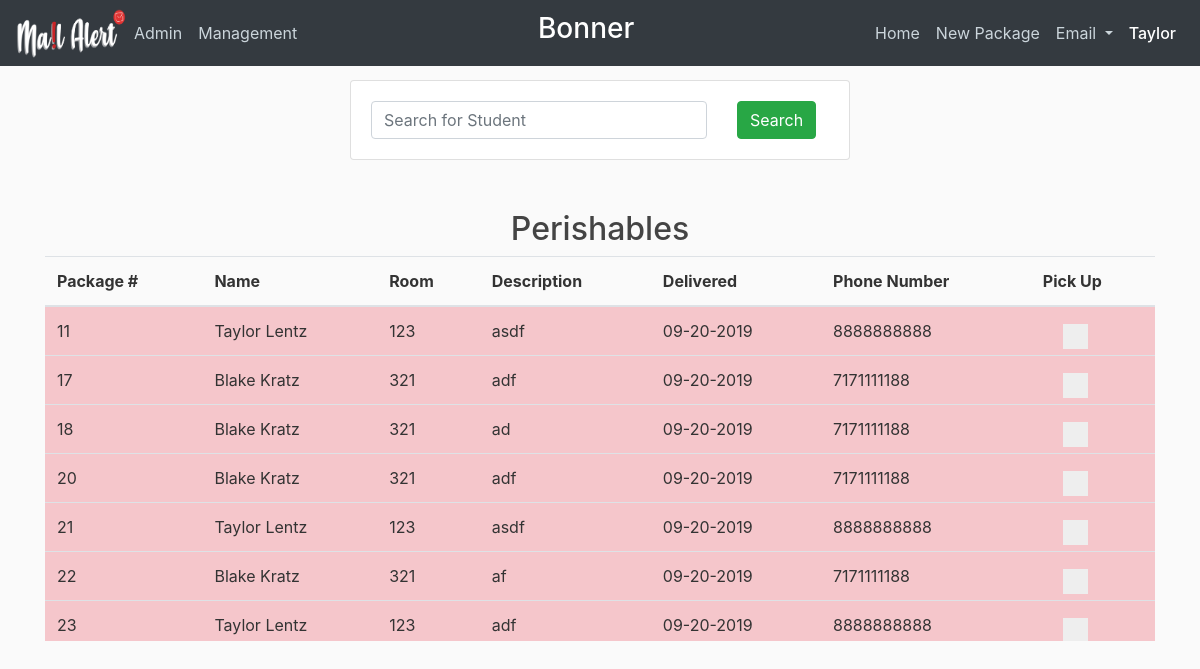
Before: /home (signed in) with the older database file.
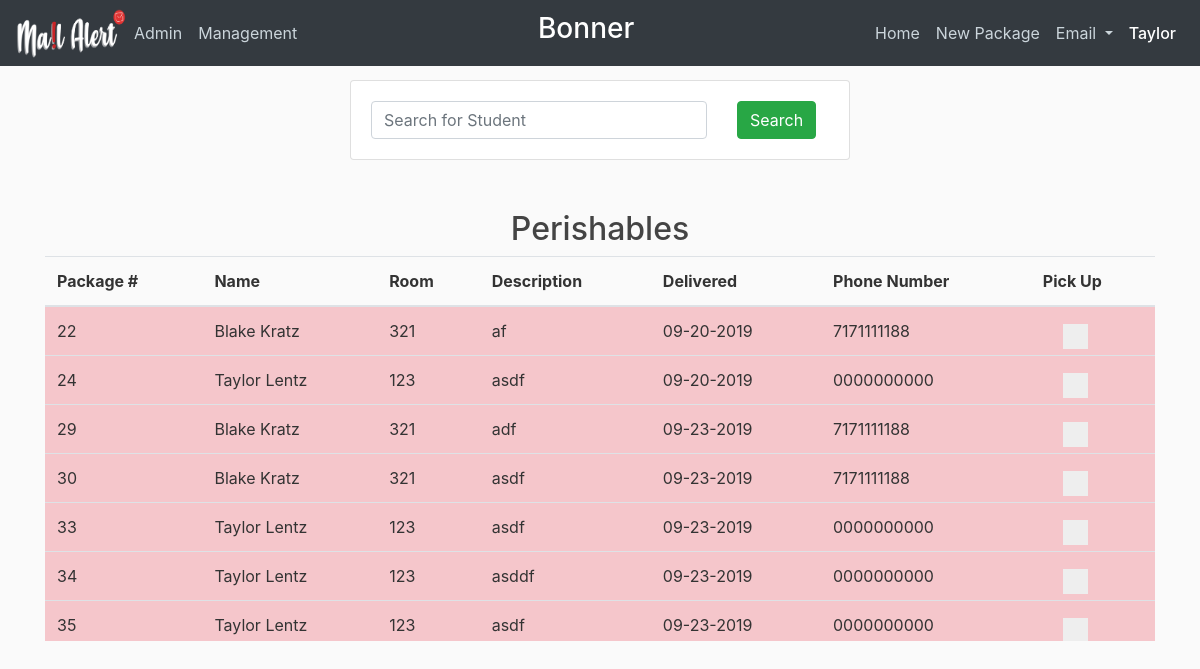
After: the same page with the newer database file.
### mailalert/models.py (models this page shows, shortened)
class Package(db.Model):
    id = db.Column(db.Integer, primary_key=True)
    status = db.Column(db.String(100), nullable=False, default="Active")
    description = db.Column(db.String(250), nullable=False)
    delivery_date = db.Column(
        db.DateTime, nullable=False, default=datetime.now)
    picked_up_date = db.Column(db.DateTime)
    perishable = db.Column(db.Boolean, default=False, nullable=False)
    student_id = db.Column(db.Integer, db.ForeignKey('student.id'))
    hall_id = db.Column(db.Integer, db.ForeignKey('hall.id'))
    employee_input_id = db.Column(db.Integer, db.ForeignKey('employee.id'))
    employee_remove_id = db.Column(db.Integer, db.ForeignKey('employee.id'))

class Student(db.Model):
    id = db.Column(db.Integer, primary_key=True)
    email = db.Column(db.String(100), unique=True, nullable=False)
    student_id = db.Column(db.String(9), unique=True, nullable=False)
    first_name = db.Column(db.String(100), nullable=False)
    last_name = db.Column(db.String(100), nullable=False)
    room_number = db.Column(db.String(6), nullable=False)
    phone_number = db.Column(db.String(15), unique=True)
    hall_id = db.Column(db.Integer, db.ForeignKey('hall.id'))
    packages = db.relationship('Package', backref='owner')

### mailalert/packages/routes.py (the view)
@packages.route("/", methods=['GET', 'POST'])
@packages.route("/home", methods=['GET', 'POST'])
@login_required
def home():
    package_pickup_form = PackagePickUpForm()
    student_search_form = StudentSearchForm()
    perishables = Package.query.filter_by(
        perishable=True, status="Active", hall=current_user.hall).all()
    if student_search_form.validate_on_submit():
        return redirect(url_for('packages.student_packages', student_id=student_search_form.student_id.data))
    return render_template('home.html', student_search_form=student_search_form,
                           package_pickup_form=package_pickup_form, perishables=perishables)

### mailalert/packages/forms.py (shortened to what this page needs)
class PackagePickUpForm(FlaskForm):
    pick_up = BooleanField('Pick up Package')
    student_id_confirm = StringField('ID Confirm', validators=[
        DataRequired(message='Please enter a student ID')])
    confirm = SubmitField('Confirm')

### mailalert/main/forms.py (shortened to what this page needs)
class StudentSearchForm(FlaskForm):
    student_id = StringField('Student Identification', validators=[
        DataRequired(message="Please enter a student ID")])
    submit = SubmitField("Search")

### mailalert/models.py (called while the page is built)
@login_manager.user_loader
def load_user(id):
    return Employee.query.get(int(id))

    def is_admin(self):
        return self.access == 'Admin'

    def allowed(self, access_level):
        return ACCESS[self.access] >= ACCESS[access_level]

### mailalert/templates/home.html (shortened to what this page needs)
{% extends "layout_with_navbar.html" %}
{%block content %}
<form action="" method="POST" onsubmit="cardReader()">
    <div class="card" style="width:500px; margin:0 auto;">
        <div class="card-body">
            <div class="row">
                <div class="col-9">
                    {% if student_search_form.student_id.errors %}
                        {{ student_search_form.student_id(class="form-control form-control-md is-invalid") }}
                        <div class="invalid-feedback">
                            {% for error in student_search_form.student_id.errors %}
                                <span>{{ error }}</span>
                            {% endfor %}
                        </div>
                    {% else %}
                        {{ student_search_form.student_id(class="form-control form-control-md", placeholder='Search for Student') }}
                    {% endif %}
                </div>
                <div class="col-3">
                    {{ student_search_form.submit(class="btn btn-success") }}
                </div>
            </div>
        </div>
    </div>
</form>
{% if perishables %}
<form id=pickup_form>
    <div class="perishables">
        <h2 class=text-center>Perishables</h2>
        <div class='fixed-header'>
            <table id="packagesTable" class="table table-striped table-hover">
                <thead>
                    <tr>
                        <th>Package&nbsp;#</th>
                        <th>Name</th>
                        <th>Room</th>
                        <th>Description</th>
                        <th id="deliveryDateLabel">Delivered</th>
                        <th>Phone Number</th>
                        <th>Pick&nbsp;Up</th>
                    </tr>
                </thead>
                <tbody>
                    {% for perishable in perishables %}
                        <tr class="table-danger" data-status="{{ perishable.status }}">
                            <td>{{ perishable.id }}</td>
                            <td>{{ perishable.owner.first_name }} {{ perishable.owner.last_name }}</td>
                            <td>{{ perishable.owner.room_number }}</td>
                            <td>{{ perishable.description }}</td>
                            <td>{{ perishable.delivery_date.strftime('%m-%d-%Y') }}</td>
                            <td>{{ perishable.owner.phone_number }}</td>
                            <td>
                                <label class="checkbox-container">
                                    <span class="checkmark"></span>
                                </label>
                            </td>
                        </tr>
                    {% endfor %}
                </tbody>
            </table>
        </div>
    </div>
</form>
{% endif %}
{% endblock %}

Changed rows visible on the page:
no longer on this page (row edited): Package: id "11", owner.first_name "Taylor", owner.last_name "Lentz", owner.room_number "123", description "asdf", delivery_date "09-20-2019", owner.phone_number "8888888888"
no longer on this page (row edited): Package: id "17", owner.first_name "Blake", owner.last_name "Kratz", owner.room_number "321", description "adf", delivery_date "09-20-2019", owner.phone_number "7171111188"
no longer on this page (row edited): Package: id "18", owner.first_name "Blake", owner.last_name "Kratz", owner.room_number "321", description "ad", delivery_date "09-20-2019", owner.phone_number "7171111188"
no longer on this page (row edited): Package: id "20", owner.first_name "Blake", owner.last_name "Kratz", owner.room_number "321", description "adf", delivery_date "09-20-2019", owner.phone_number "7171111188"
no longer on this page (row edited): Package: id "21", owner.first_name "Taylor", owner.last_name "Lentz", owner.room_number "123", description "asdf", delivery_date "09-20-2019", owner.phone_number "8888888888"
no longer on this page (row edited): Package: id "23", owner.first_name "Taylor", owner.last_name "Lentz", owner.room_number "123", description "adf", delivery_date "09-20-2019", owner.phone_number "8888888888"
now on this page (row unchanged): Package: id "24", owner.first_name "Taylor", owner.last_name "Lentz", owner.room_number "123", description "asdf", delivery_date "09-20-2019", owner.phone_number "0000000000"
now on this page (row unchanged): Package: id "29", owner.first_name "Blake", owner.last_name "Kratz", owner.room_number "321", description "adf", delivery_date "09-23-2019", owner.phone_number "7171111188"
now on this page (row unchanged): Package: id "30", owner.first_name "Blake", owner.last_name "Kratz", owner.room_number "321", description "asdf", delivery_date "09-23-2019", owner.phone_number "7171111188"
now on this page (row unchanged): Package: id "33", owner.first_name "Taylor", owner.last_name "Lentz", owner.room_number "123", description "asdf", delivery_date "09-23-2019", owner.phone_number "0000000000"
now on this page (row unchanged): Package: id "34", owner.first_name "Taylor", owner.last_name "Lentz", owner.room_number "123", description "asddf", delivery_date "09-23-2019", owner.phone_number "0000000000"
now on this page (row unchanged): Package: id "35", owner.first_name "Taylor", owner.last_name "Lentz", owner.room_number "123", description "asdf", delivery_date "09-23-2019", owner.phone_number "0000000000"
